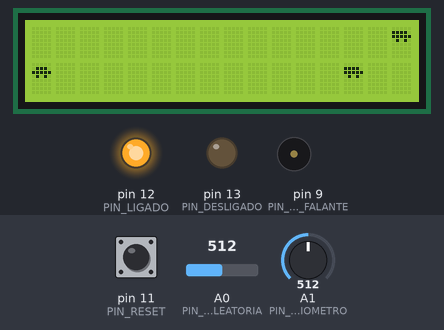
A sketch run on a simulated Arduino Uno, built with avr-gcc and run on an emulated ATmega328P. Parts: 16×2 character LCD, output pins drawn as LEDs (lit = HIGH), buzzer (waves = sounding). Inputs (shaded band) come from the test bench; at power-on: A1 (PIN_POTENCIOMETRO) = 512, pin 11 (PIN_RESET) HIGH, A0 (PIN_SEMENTE_ALEATORIA) = 512. Random numbers use the default seed unless the sketch sets one.

Above: at 3.4 s.
3.5 s: A1 (PIN_POTENCIOMETRO) set to 497
At 6.06 s:
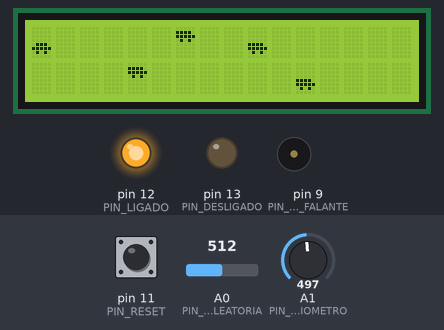
6.1 s: pin 11 (PIN_RESET) pulled LOW for 0.15 s
At 6.5 s:
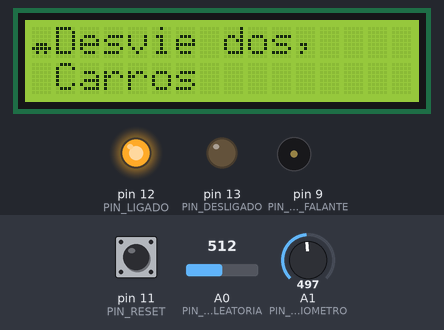
9.2 s: A1 (PIN_POTENCIOMETRO) set to 810
At 11.64 s:
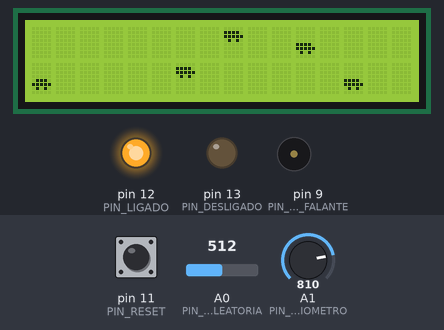
11.7 s: pin 11 (PIN_RESET) pulled LOW for 1 s
At 12.4 s:
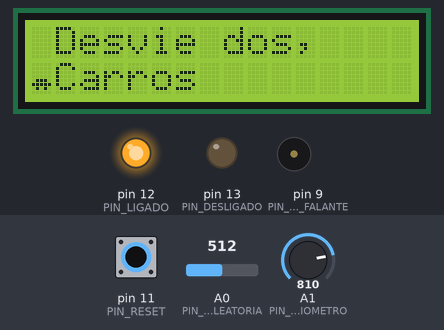
14.2 s: A1 (PIN_POTENCIOMETRO) set to 140
At 14.48 s:
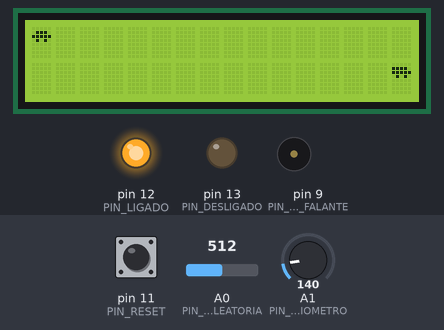
17.2 s: pin 11 (PIN_RESET) pulled LOW for 0.15 s
At 18.3 s:
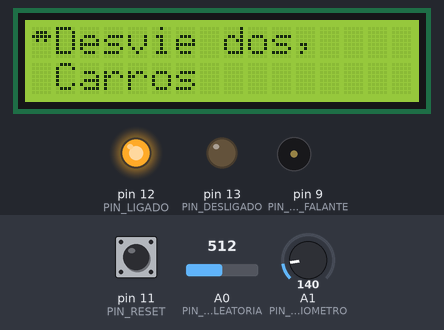
Timing chart, 0 to 25.8 s (numbered marks = the images above; inputs shaded):
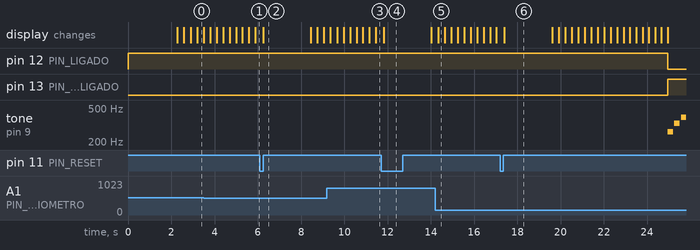

Measured:
- the behaviour switches between 512 and 511 on A1 (PIN_POTENCIOMETRO) (found by bisection; images 0 and 1)
- by itself, tone on pin 9 (PIN_ALTO_FALANTE): plays 262 Hz for 0.25 s, 330 Hz for 0.25 s, 392 Hz for 0.23 s
- what the display in image 6 shows lasts 2.2 s, from 17.4 s to 19.6 s

The sketch:

Game_LCD.ino
```cpp
#include <LiquidCrystal.h>
LiquidCrystal lcd(2, 3, 4, 5, 6, 7, 8);

const int PIN_LIGADO = 12;
const int PIN_DESLIGADO = 13;
const int PIN_POTENCIOMETRO = 1;
const int VALOR_MAX_POTENCIOMETRO = 800;
const int PIN_RESET = 11;
const int PIN_ALTO_FALANTE = 9;
const int PIN_SEMENTE_ALEATORIA = 0;
const int VALOR_MAX_DURACAO_PASSO = 300;
const int VALOR_MIN_DURACAO_PASSO = 150;
const int NUMERO_DE_GLIFOS = 6;

// Definição de glifos (matriz de bytes)
byte glifos[NUMERO_DE_GLIFOS][8] = {
  { B00000, B01110, B11111, B01010, B00000, B00000, B00000, B00000 },  // 1: CARRO SUBINDO
  { B00000, B00000, B00000, B00000, B01110, B11111, B01010, B00000 },  // 2: CARRO DESCENDO
  { B00000, B11110, B11111, B01010, B00000, B00000, B00000, B00000 },  // 3: INIMIGO SUBINDO
  { B00000, B00000, B00000, B00000, B11110, B11111, B01010, B00000 },  // 4: INIMIGO DESCENDO
  { B10101, B01110, B01110, B10101, B00000, B00000, B00000, B00000 },  // 5: BATIDA1
  { B00000, B00000, B00000, B10101, B01110, B01110, B10101, B00000 }   // 6: BATIDA2
};

const int NUMERO_DE_POSICOES_CARRO = 4;
const char CARACTER_ESPACO = 32;

// Mapeamento de glifos para carros
char carroParaGlifos[NUMERO_DE_POSICOES_CARRO][2] = {
  {1, CARACTER_ESPACO},
  {2, CARACTER_ESPACO},
  {CARACTER_ESPACO, 1},
  {CARACTER_ESPACO, 2}
};

// Mapeamento de glifos para caminhões
char caminhaoParaGlifos[NUMERO_DE_POSICOES_CARRO][2] = {
  {3, CARACTER_ESPACO},
  {4, CARACTER_ESPACO},
  {CARACTER_ESPACO, 3},
  {CARACTER_ESPACO, 4}
};

// Mapeamento de glifos para colisões
char colisaoParaGlifos[NUMERO_DE_POSICOES_CARRO][2] = {
  {5, CARACTER_ESPACO},
  {6, CARACTER_ESPACO},
  {CARACTER_ESPACO, 5},
  {CARACTER_ESPACO, 6}
};

const int COMPRIMENTO_ESTRADA = 15;

int estrada[COMPRIMENTO_ESTRADA];
char bufferEstrada[2 + COMPRIMENTO_ESTRADA];

int indiceEstrada;
int posicaoCarro;

const int VALOR_MAX_POSICAO_ESTRADA = 3 * NUMERO_DE_POSICOES_CARRO;
int duracaoPasso;

int colisao;
unsigned int tempoColisao;

const char *MENSAGEM_INTRO1 = "Desvie dos,";
const char *MENSAGEM_INTRO2 = "Carros";

const int ATRASO_INTRO = 2200;

void setup() {
   // Configura os pinos como saídas ou entradas

  pinMode(PIN_LIGADO, OUTPUT);
  pinMode(PIN_DESLIGADO, OUTPUT);
  pinMode(PIN_RESET, INPUT);
  pinMode(PIN_ALTO_FALANTE, OUTPUT);

  // Inicializa os estados dos pinos

  digitalWrite(PIN_DESLIGADO, LOW);
  digitalWrite(PIN_LIGADO, HIGH);

 // Inicializa o alto-falante com volume zero
  analogWrite(PIN_ALTO_FALANTE, 0);

 // Inicializa as variáveis de controle
  colisao = tempoColisao = indiceEstrada = 0;
  duracaoPasso = VALOR_MAX_DURACAO_PASSO;
  bufferEstrada[1 + COMPRIMENTO_ESTRADA] = '\0'; // nulo
  randomSeed(analogRead(PIN_SEMENTE_ALEATORIA));

// Cria glifos personalizados no LCD

  for (int i = 0; i < NUMERO_DE_GLIFOS; i++) {
    lcd.createChar(i + 1, glifos[i]);
  }
    // Inicializa a matriz de estrada com valores vazios
  for (int i = 0; i < COMPRIMENTO_ESTRADA; i++) {
    estrada[i] = -1;
  }

  lcd.begin(16, 2);
  obterVolante();
  desenharEstrada();

  lcd.setCursor(1, 0);
  lcd.print(MENSAGEM_INTRO1);
  lcd.setCursor(1, 1);
  lcd.print(MENSAGEM_INTRO2);

  delay(ATRASO_INTRO);
}

void desenharEstrada() {
  for (int i = 0; i < 2; i++) {
    if (colisao) {
      bufferEstrada[0] = colisaoParaGlifos[posicaoCarro][i];
      digitalWrite(PIN_LIGADO, LOW);
      digitalWrite(PIN_DESLIGADO, HIGH);
    }
    else {
      bufferEstrada[0] = carroParaGlifos[posicaoCarro][i];
    }
    for (int j = 0; j < COMPRIMENTO_ESTRADA; j++) {
      int posicao = estrada[(j + indiceEstrada) % COMPRIMENTO_ESTRADA];
      bufferEstrada[j + 1] = (posicao >= 0 && posicao < NUMERO_DE_POSICOES_CARRO) ? caminhaoParaGlifos[posicao][i] : CARACTER_ESPACO;
    }
    lcd.setCursor(0, i);
    lcd.print(bufferEstrada);
  }
}

void obterVolante() {
  posicaoCarro = map(analogRead(PIN_POTENCIOMETRO), 0, 1024, 0, NUMERO_DE_POSICOES_CARRO);
}

void tocarMusicaColisao() {
  int notas[] = {262, 330, 392, 523, 262, 262, 330, 392, 523, 262, 262, 330, 392, 523, 262};  // Frequências das notas (C4, E4, G4, C5)
  int duracaoNota = 250;  // Duração de cada nota em milissegundos

  for (int i = 0; i < 12; i++) {
    tone(PIN_ALTO_FALANTE, notas[i], duracaoNota);
    delay(duracaoNota);
    noTone(PIN_ALTO_FALANTE);
    delay(60);  // Pequeno atraso entre as notas
  }
}

void loop() {
  unsigned long agora = millis() - ATRASO_INTRO;
  if (digitalRead(PIN_RESET) == LOW) {
    setup();
  }
   // Verifica se não há colisão
  if (!colisao) {
    obterVolante();
    colisao = (posicaoCarro == estrada[indiceEstrada]);
  }
   // Trata a colisão
  if (colisao) {
    if (!tempoColisao) {
      tempoColisao = agora;
      desenharEstrada();
      lcd.setCursor(2, 0);
      lcd.print("Tempo:");
      lcd.setCursor(2, 1);
      lcd.print(agora / 1000);
      lcd.print(" segundos.");
      tocarMusicaColisao();
    }
  }
  else {
      // Gera novas posições na estrada
    int posicaoAnterior = estrada[(indiceEstrada - 1) % COMPRIMENTO_ESTRADA];
    int estaPosicao = random(VALOR_MAX_POSICAO_ESTRADA);
        // Evita posições muito próximas
    while (abs(estaPosicao - posicaoAnterior) < 2) { //
      estaPosicao = random(VALOR_MAX_POSICAO_ESTRADA);
    }
      // Atualiza a estrada e avança

    estrada[indiceEstrada] = estaPosicao;
    indiceEstrada = (indiceEstrada + 1) % COMPRIMENTO_ESTRADA;
    desenharEstrada();
     // Reduz a duração do passo ao longo do tempo
    delay(duracaoPasso);
    if (duracaoPasso > VALOR_MIN_DURACAO_PASSO) {
      duracaoPasso--;
    }
  }
}
```
